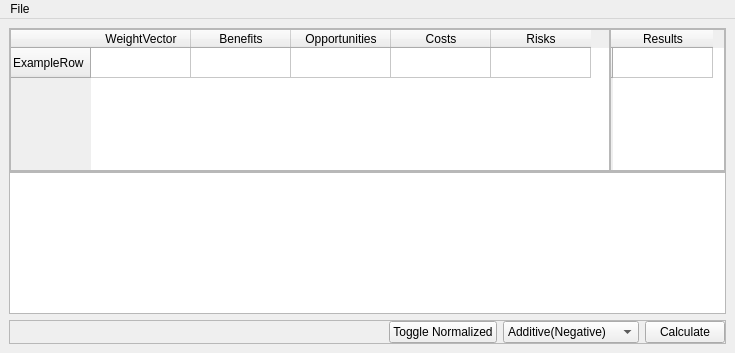
<?xml version="1.0" encoding="UTF-8"?>
<ui version="4.0">
 <class>BocrWindow</class>
 <widget class="QMainWindow" name="BocrWindow">
  <property name="geometry">
   <rect>
    <x>0</x>
    <y>0</y>
    <width>735</width>
    <height>353</height>
   </rect>
  </property>
  <property name="windowTitle">
   <string>B.O.C.R</string>
  </property>
  <property name="locale">
   <locale language="English" country="UnitedStates"/>
  </property>
  <widget class="QWidget" name="centralwidget">
   <layout class="QVBoxLayout" name="verticalLayout">
    <item>
     <widget class="QSplitter" name="splitter_2">
      <property name="orientation">
       <enum>Qt::Vertical</enum>
      </property>
      <property name="handleWidth">
       <number>0</number>
      </property>
      <property name="childrenCollapsible">
       <bool>false</bool>
      </property>
      <widget class="QFrame" name="frame_2">
       <property name="frameShape">
        <enum>QFrame::StyledPanel</enum>
       </property>
       <property name="frameShadow">
        <enum>QFrame::Raised</enum>
       </property>
       <layout class="QVBoxLayout" name="verticalLayout_2">
        <property name="spacing">
         <number>0</number>
        </property>
        <property name="leftMargin">
         <number>0</number>
        </property>
        <property name="topMargin">
         <number>0</number>
        </property>
        <property name="rightMargin">
         <number>0</number>
        </property>
        <property name="bottomMargin">
         <number>0</number>
        </property>
        <item>
         <widget class="QSplitter" name="splitter">
          <property name="orientation">
           <enum>Qt::Horizontal</enum>
          </property>
          <property name="handleWidth">
           <number>0</number>
          </property>
          <property name="childrenCollapsible">
           <bool>false</bool>
          </property>
          <widget class="QTableWidget" name="tableWidget">
           <property name="locale">
            <locale language="English" country="UnitedStates"/>
           </property>
           <property name="cornerButtonEnabled">
            <bool>true</bool>
           </property>
           <row>
            <property name="text">
             <string>ExampleRow</string>
            </property>
           </row>
           <column>
            <property name="text">
             <string>WeightVector</string>
            </property>
           </column>
           <column>
            <property name="text">
             <string>Benefits</string>
            </property>
           </column>
           <column>
            <property name="text">
             <string>Opportunities</string>
            </property>
           </column>
           <column>
            <property name="text">
             <string>Costs</string>
            </property>
           </column>
           <column>
            <property name="text">
             <string>Risks</string>
            </property>
           </column>
          </widget>
          <widget class="QTableWidget" name="tableWidget_2">
           <property name="sizePolicy">
            <sizepolicy hsizetype="Preferred" vsizetype="Preferred">
             <horstretch>0</horstretch>
             <verstretch>0</verstretch>
            </sizepolicy>
           </property>
           <property name="minimumSize">
            <size>
             <width>50</width>
             <height>0</height>
            </size>
           </property>
           <property name="maximumSize">
            <size>
             <width>115</width>
             <height>16777215</height>
            </size>
           </property>
           <property name="baseSize">
            <size>
             <width>0</width>
             <height>0</height>
            </size>
           </property>
           <row>
            <property name="text">
             <string/>
            </property>
           </row>
           <column>
            <property name="text">
             <string>Results</string>
            </property>
           </column>
          </widget>
         </widget>
        </item>
       </layout>
      </widget>
      <widget class="QTextBrowser" name="textBrowser">
       <property name="html">
        <string>&lt;!DOCTYPE HTML PUBLIC &quot;-//W3C//DTD HTML 4.0//EN&quot; &quot;http://www.w3.org/TR/REC-html40/strict.dtd&quot;&gt;
&lt;html&gt;&lt;head&gt;&lt;meta name=&quot;qrichtext&quot; content=&quot;1&quot; /&gt;&lt;style type=&quot;text/css&quot;&gt;
p, li { white-space: pre-wrap; }
&lt;/style&gt;&lt;/head&gt;&lt;body style=&quot; font-family:'MS Shell Dlg 2'; font-size:8.25pt; font-weight:400; font-style:normal;&quot;&gt;
&lt;p style=&quot;-qt-paragraph-type:empty; margin-top:0px; margin-bottom:0px; margin-left:0px; margin-right:0px; -qt-block-indent:0; text-indent:0px;&quot;&gt;&lt;br /&gt;&lt;/p&gt;&lt;/body&gt;&lt;/html&gt;</string>
       </property>
      </widget>
     </widget>
    </item>
    <item>
     <widget class="QFrame" name="frame">
      <property name="frameShape">
       <enum>QFrame::StyledPanel</enum>
      </property>
      <property name="frameShadow">
       <enum>QFrame::Raised</enum>
      </property>
      <layout class="QHBoxLayout" name="horizontalLayout">
       <property name="leftMargin">
        <number>0</number>
       </property>
       <property name="topMargin">
        <number>0</number>
       </property>
       <property name="rightMargin">
        <number>0</number>
       </property>
       <property name="bottomMargin">
        <number>0</number>
       </property>
       <item>
        <spacer name="horizontalSpacer">
         <property name="orientation">
          <enum>Qt::Horizontal</enum>
         </property>
         <property name="sizeHint" stdset="0">
          <size>
           <width>40</width>
           <height>20</height>
          </size>
         </property>
        </spacer>
       </item>
       <item>
        <widget class="QPushButton" name="pushButton_2">
         <property name="text">
          <string>Toggle Normalized</string>
         </property>
         <property name="checkable">
          <bool>true</bool>
         </property>
        </widget>
       </item>
       <item>
        <widget class="QComboBox" name="comboBox">
         <property name="minimumSize">
          <size>
           <width>0</width>
           <height>0</height>
          </size>
         </property>
         <property name="currentIndex">
          <number>2</number>
         </property>
         <property name="sizeAdjustPolicy">
          <enum>QComboBox::AdjustToContents</enum>
         </property>
         <item>
          <property name="text">
           <string>Multiplicative</string>
          </property>
         </item>
         <item>
          <property name="text">
           <string>Additive(reciprocal)</string>
          </property>
         </item>
         <item>
          <property name="text">
           <string>Additive(Negative)</string>
          </property>
         </item>
        </widget>
       </item>
       <item>
        <widget class="QPushButton" name="pushButton">
         <property name="text">
          <string>Calculate</string>
         </property>
        </widget>
       </item>
      </layout>
     </widget>
    </item>
   </layout>
  </widget>
  <widget class="QMenuBar" name="menubar">
   <property name="geometry">
    <rect>
     <x>0</x>
     <y>0</y>
     <width>735</width>
     <height>21</height>
    </rect>
   </property>
   <widget class="QMenu" name="menuFIle">
    <property name="title">
     <string>File</string>
    </property>
    <addaction name="actionNew"/>
    <addaction name="actionSave"/>
   </widget>
   <addaction name="menuFIle"/>
  </widget>
  <action name="actionSave">
   <property name="text">
    <string>Save to Model</string>
   </property>
  </action>
  <action name="actionNew">
   <property name="text">
    <string>New</string>
   </property>
  </action>
 </widget>
 <resources/>
 <connections/>
</ui>
